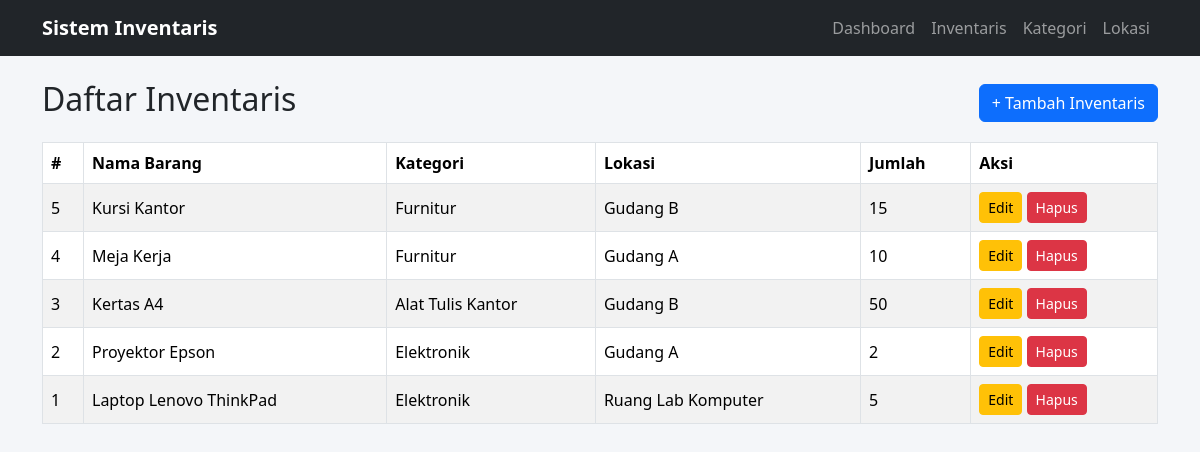
Screenshot of /public/inventories/index.php with the database file from the repository.
### tables this page shows
CREATE TABLE inventories (
    inventory_id INT AUTO_INCREMENT PRIMARY KEY,
    item_name    VARCHAR(150) NOT NULL,
    quantity     INT NOT NULL DEFAULT 0,
    category_id  INT NOT NULL,
    location_id  INT NOT NULL,
    created_at   TIMESTAMP DEFAULT CURRENT_TIMESTAMP,
    CONSTRAINT fk_inventory_category
        FOREIGN KEY (category_id) REFERENCES categories(category_id)
        ON UPDATE CASCADE ON DELETE RESTRICT,
    CONSTRAINT fk_inventory_location
        FOREIGN KEY (location_id) REFERENCES locations(location_id)
        ON UPDATE CASCADE ON DELETE RESTRICT,
    INDEX idx_inventory_category (category_id),
    INDEX idx_inventory_location (location_id)
);

CREATE TABLE categories (
    category_id   INT AUTO_INCREMENT PRIMARY KEY,
    category_name VARCHAR(100) NOT NULL,
    UNIQUE KEY uq_category_name (category_name)
);

CREATE TABLE locations (
    location_id   INT AUTO_INCREMENT PRIMARY KEY,
    location_name VARCHAR(100) NOT NULL,
    UNIQUE KEY uq_location_name (location_name)
);

### public/inventories/index.php (the view, shortened to what this page needs)
<?php
require_once __DIR__ . '/../../config/database.php';
require_once __DIR__ . '/../includes/header.php';
$sql = "SELECT inventories.inventory_id, inventories.item_name, inventories.quantity,
               categories.category_name, locations.location_name
        FROM inventories
        JOIN categories ON inventories.category_id = categories.category_id
        JOIN locations  ON inventories.location_id = locations.location_id
        ORDER BY inventories.inventory_id DESC";
$inventories = $pdo->query($sql)->fetchAll();
?>
<div class="d-flex justify-content-between align-items-center mb-3">
    <h2>Daftar Inventaris</h2>
    <a href="create.php" class="btn btn-primary">+ Tambah Inventaris</a>
</div>
<table class="table table-bordered table-striped bg-white">
    <thead>
        <tr>
            <th>#</th>
            <th>Nama Barang</th>
            <th>Kategori</th>
            <th>Lokasi</th>
            <th>Jumlah</th>
            <th>Aksi</th>
        </tr>
    </thead>
    <tbody>
        <?php if (count($inventories) === 0): ?>
            <tr><td colspan="6" class="text-center">Belum ada data inventaris.</td></tr>
        <?php else: ?>
            <?php foreach ($inventories as $item): ?>
                <tr>
                    <td><?= (int)$item['inventory_id'] ?></td>
                    <td><?= htmlspecialchars($item['item_name']) ?></td>
                    <td><?= htmlspecialchars($item['category_name']) ?></td>
                    <td><?= htmlspecialchars($item['location_name']) ?></td>
                    <td><?= (int)$item['quantity'] ?></td>
                    <td>
                        <a href="edit.php?id=<?= (int)$item['inventory_id'] ?>" class="btn btn-sm btn-warning">Edit</a>
                        <form action="delete.php" method="POST" class="d-inline"
                              onsubmit="return confirm('Yakin ingin menghapus data ini?');">
                            <button type="submit" class="btn btn-sm btn-danger">Hapus</button>
                        </form>
                    </td>
                </tr>
            <?php endforeach; ?>
        <?php endif; ?>
    </tbody>
</table>
<?php require_once __DIR__ . '/../includes/footer.php'; ?>

### public/includes/header.php (shortened to what this page needs)
<!DOCTYPE html>
<html lang="id">
<head>
    <link href="https://cdn.jsdelivr.net/npm/bootstrap@5.3.3/dist/css/bootstrap.min.css" rel="stylesheet">
    <link href="<?= BASE_URL ?>assets/css/style.css" rel="stylesheet">
</head>
<body>
<nav class="navbar navbar-expand-lg navbar-dark bg-dark mb-4">
    <div class="container">
        <a class="navbar-brand" href="<?= BASE_URL ?>index.php">Sistem Inventaris</a>
        <div class="collapse navbar-collapse" id="navMenu">
            <ul class="navbar-nav ms-auto">
                <li class="nav-item"><a class="nav-link" href="<?= BASE_URL ?>index.php">Dashboard</a></li>
                <li class="nav-item"><a class="nav-link" href="<?= BASE_URL ?>inventories/index.php">Inventaris</a></li>
                <li class="nav-item"><a class="nav-link" href="<?= BASE_URL ?>categories/index.php">Kategori</a></li>
                <li class="nav-item"><a class="nav-link" href="<?= BASE_URL ?>locations/index.php">Lokasi</a></li>
            </ul>
        </div>
    </div>
</nav>
<div class="container mb-5">

### public/includes/footer.php (shortened to what this page needs)
</div>
</body>
</html>

### css/style.css (style rules this page uses)
body { background-color: #f4f6f9; }
.navbar-brand { font-weight: 600; }
table th { background-color: #343a40; color: #fff; vertical-align: middle; }
table td { vertical-align: middle; }

### rows the page displays
inventories: inventory_id "5", item_name "Kursi Kantor", category.category_name "Furnitur", location.location_name "Gudang B", quantity "15"
inventories: inventory_id "4", item_name "Meja Kerja", category.category_name "Furnitur", location.location_name "Gudang A", quantity "10"
inventories: inventory_id "3", item_name "Kertas A4", category.category_name "Alat Tulis Kantor", location.location_name "Gudang B", quantity "50"
inventories: inventory_id "2", item_name "Proyektor Epson", category.category_name "Elektronik", location.location_name "Gudang A", quantity "2"
inventories: inventory_id "1", item_name "Laptop Lenovo ThinkPad", category.category_name "Elektronik", location.location_name "Ruang Lab Komputer", quantity "5"
